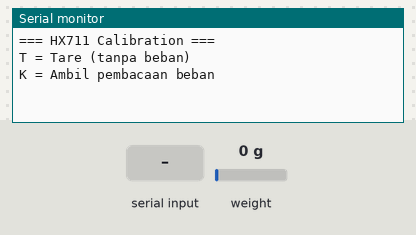
Bench run of a sketch on a simulated ESP32. On the bench: the last lines printed to the serial monitor. The test bench sets the inputs (shaded band); at power-on: weight on the scale 0 g.

Above: at 1.2 s.
1.3 s: "T" received over Serial
At 2.1 s:
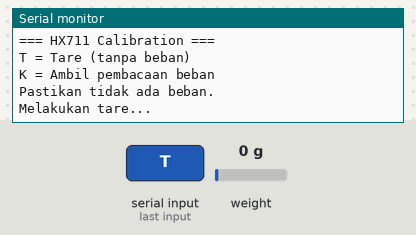
2.8 s: "K" received over Serial
At 4.5 s:
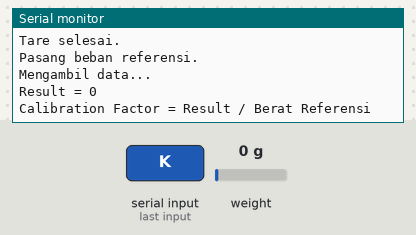

Measured:
- after the input at 1.3 s, the serial monitor: prints a new line at once (image 1)
- after the input at 2.8 s, the serial monitor: prints a new line at once (image 2)

The sketch:

ESP32_HX711_calibration.ino
```cpp
#include <Arduino.h>
#include "HX711.h"

// HX711 circuit wiring
const int LOADCELL_DOUT_PIN = 19; //15
const int LOADCELL_SCK_PIN  = 18; //4

HX711 scale;

bool tareDone = false;

void setup() {
  Serial.begin(115200);

  scale.begin(LOADCELL_DOUT_PIN, LOADCELL_SCK_PIN);

  Serial.println();
  Serial.println("=== HX711 Calibration ===");
  Serial.println("T = Tare (tanpa beban)");
  Serial.println("K = Ambil pembacaan beban");
  Serial.println();
}

void loop() {

  if (Serial.available()) {

    char cmd = toupper(Serial.read());

    if (cmd == 'T') {

      Serial.println();
      Serial.println("Pastikan tidak ada beban.");
      Serial.println("Melakukan tare...");

      scale.set_scale();
      scale.tare();

      tareDone = true;

      Serial.println("Tare selesai.");
      Serial.println("Pasang beban referensi.");
    }

    else if (cmd == 'K') {

      if (!tareDone) {
        Serial.println("Lakukan T terlebih dahulu.");
        return;
      }

      Serial.println();
      Serial.println("Mengambil data...");

      long reading = scale.get_units(10);

      Serial.print("Result = ");
      Serial.println(reading);

      Serial.println();
      Serial.println("Calibration Factor = Result / Berat Referensi");
    }
  }
}
```
